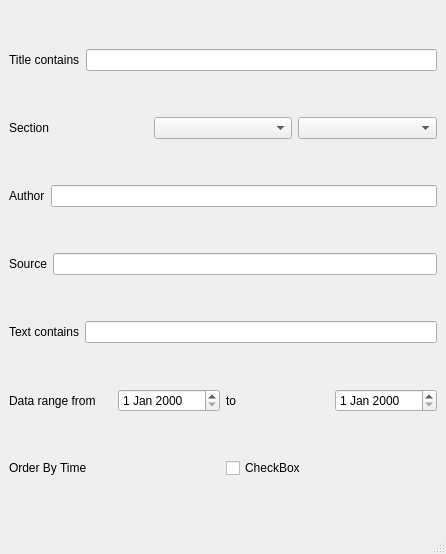
<?xml version="1.0" encoding="UTF-8"?>
<ui version="4.0">
 <class>MainWindow</class>
 <widget class="QMainWindow" name="MainWindow">
  <property name="geometry">
   <rect>
    <x>0</x>
    <y>0</y>
    <width>446</width>
    <height>554</height>
   </rect>
  </property>
  <property name="windowTitle">
   <string>MainWindow</string>
  </property>
  <widget class="QWidget" name="centralwidget">
   <layout class="QHBoxLayout" name="horizontalLayout_8">
    <item>
     <layout class="QVBoxLayout" name="verticalLayout">
      <item>
       <layout class="QHBoxLayout" name="horizontalLayout">
        <item>
         <widget class="QLabel" name="label">
          <property name="text">
           <string>Title contains</string>
          </property>
         </widget>
        </item>
        <item>
         <widget class="QLineEdit" name="lineEdit"/>
        </item>
       </layout>
      </item>
      <item>
       <layout class="QHBoxLayout" name="horizontalLayout_2">
        <item>
         <widget class="QLabel" name="label_2">
          <property name="text">
           <string>Section</string>
          </property>
         </widget>
        </item>
        <item>
         <widget class="QComboBox" name="comboBox"/>
        </item>
        <item>
         <widget class="QComboBox" name="comboBox_2"/>
        </item>
       </layout>
      </item>
      <item>
       <layout class="QHBoxLayout" name="horizontalLayout_3">
        <item>
         <widget class="QLabel" name="label_3">
          <property name="text">
           <string>Author</string>
          </property>
         </widget>
        </item>
        <item>
         <widget class="QLineEdit" name="lineEdit_2"/>
        </item>
       </layout>
      </item>
      <item>
       <layout class="QHBoxLayout" name="horizontalLayout_4">
        <item>
         <widget class="QLabel" name="label_4">
          <property name="text">
           <string>Source</string>
          </property>
         </widget>
        </item>
        <item>
         <widget class="QLineEdit" name="lineEdit_3"/>
        </item>
       </layout>
      </item>
      <item>
       <layout class="QHBoxLayout" name="horizontalLayout_5">
        <item>
         <widget class="QLabel" name="label_5">
          <property name="text">
           <string>Text contains</string>
          </property>
         </widget>
        </item>
        <item>
         <widget class="QLineEdit" name="lineEdit_4"/>
        </item>
       </layout>
      </item>
      <item>
       <layout class="QHBoxLayout" name="horizontalLayout_6">
        <item>
         <widget class="QLabel" name="label_6">
          <property name="text">
           <string>Data range from</string>
          </property>
         </widget>
        </item>
        <item>
         <widget class="QDateEdit" name="dateEdit"/>
        </item>
        <item>
         <widget class="QLabel" name="label_7">
          <property name="text">
           <string>to</string>
          </property>
         </widget>
        </item>
        <item>
         <widget class="QDateEdit" name="dateEdit_2"/>
        </item>
       </layout>
      </item>
      <item>
       <layout class="QHBoxLayout" name="horizontalLayout_7">
        <item>
         <widget class="QLabel" name="label_8">
          <property name="text">
           <string>Order By Time</string>
          </property>
         </widget>
        </item>
        <item>
         <widget class="QCheckBox" name="checkBox">
          <property name="text">
           <string>CheckBox</string>
          </property>
         </widget>
        </item>
       </layout>
      </item>
     </layout>
    </item>
   </layout>
  </widget>
  <widget class="QStatusBar" name="statusbar"/>
 </widget>
 <resources/>
 <connections/>
</ui>
